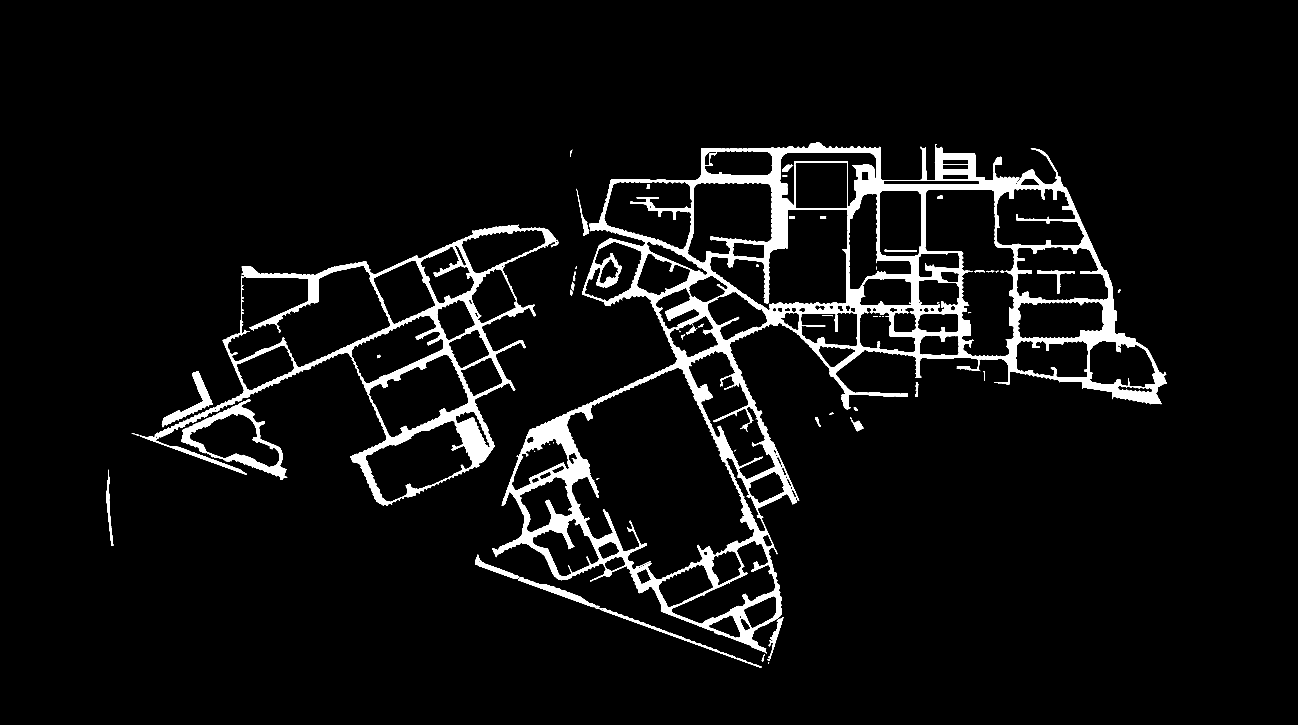
#> input picture 道路俯视复核R5/道路原色面.png, 6488 x 3624 px (shown at 1/5 size)
$ python '核对路面完整性.py'
#> lines starting #> are read from the running program, lines starting #| are printed output that depends on the picture; after the words box and inside, x2 and y2 are one past the last pixel; in counts of white or black regions, pixels touching at a corner belong together
"""Check known omission regressions; this does not certify a playable map."""
from pathlib import Path
import csv, json
import cv2, numpy as np

P=Path(__file__).resolve().parents[2];O=P/'道路俯视复核R5'
mask=cv2.imread(str(O/'道路原色面.png'),0)>0;h,w=mask.shape;sx=w/2048;sy=h/1143
#> after `mask = cv2.imread(str(O / '道路原色面.png'), 0) > 0`: mask: shape (3624, 6488) bool; 5.1% white; 89 white regions (12 under 20 px), largest, box (x1, y1, x2, y2) and area: (2461, 714, 5834, 3261) 852542, (1076, 1124, 2790, 2530) 232007, (907, 1995, 1436, 2400) 33509
#> after `h, w = mask.shape`: h = 3624; w = 6488
#> after `sx = w / 2048`: sx = 3.17
#> after `sy = h / 1143`: sy = 3.17
roi=(~mask[round(530*sy):round(600*sy),round(1268*sx):round(1375*sx)]).astype('uint8')
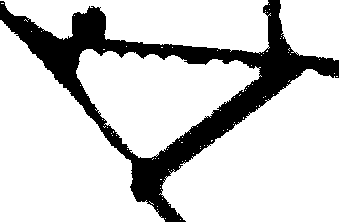
#> roi: shape (222, 339); values 0 (black) and 1 (white), 80.7% white; 1 black region, box (x1, y1, x2, y2) and area: (0, 0, 339, 222) 14533
n,labels,stats,cent=cv2.connectedComponentsWithStats(roi,8)
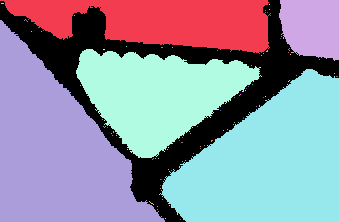
#> labels: shape (222, 339) int32; 88 distinct labels, from 0 to 87; one colour per label, 0 black
#> n = 88; stats = 88 rows, first 6: [0, 0, 339, 222, 14533], [0, 0, 271, 54, 9556], [279, 0, 60, 61, 3122], [1, 3, 3, 1, 3], [269, 4, 1, 1, 1], [269, 9, 1, 1, 1]; cent = 88 pairs, first value 2 to 336.5, second value 3 to 219
k=labels[round(28*sy),round(49*sx)]
#> k = 18
assert not ((labels[0]==k).any() or (labels[-1]==k).any() or (labels[:,0]==k).any() or (labels[:,-1]==k).any()), '三角外围未闭合'
assert mask[round(488*sy),round(1520*sx)], '绿叶街东端漏路'
assert not mask[round(488*sy),round(1530*sx)], '把东端绿地填成道路'
x0,x1,y0,y1=[round(a*b) for a,b in [(1636.7,sx),(1696.7,sx),(426.7,sy),(462.4,sy)]]
#> x0 = 5185; x1 = 5375; y0 = 1353; y1 = 1466
assert mask[y0:y1,x0:x1].sum()>3400, 'T形地面面缺失'
#> (the run stopped early here; a loop or call above may not have finished)
